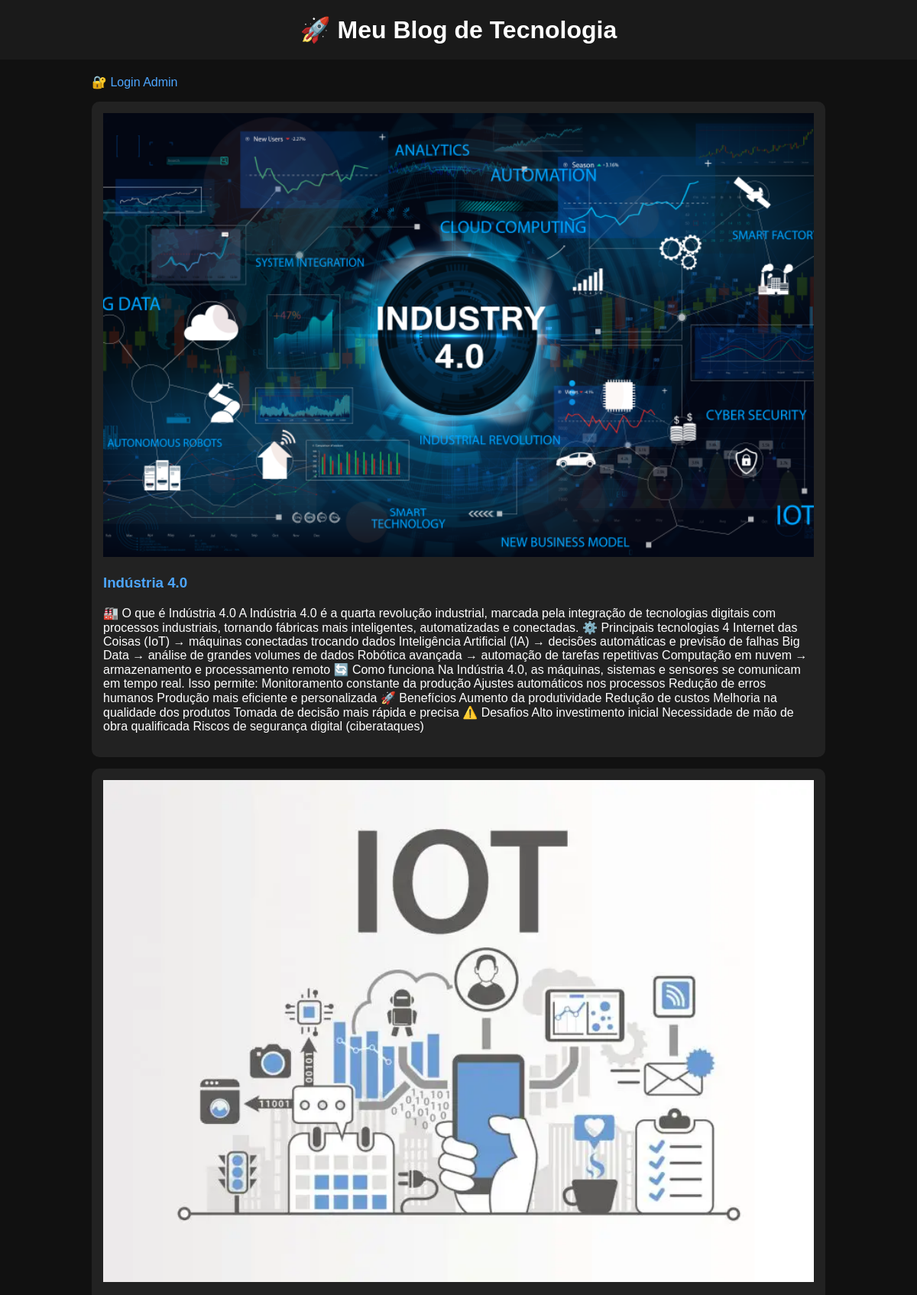
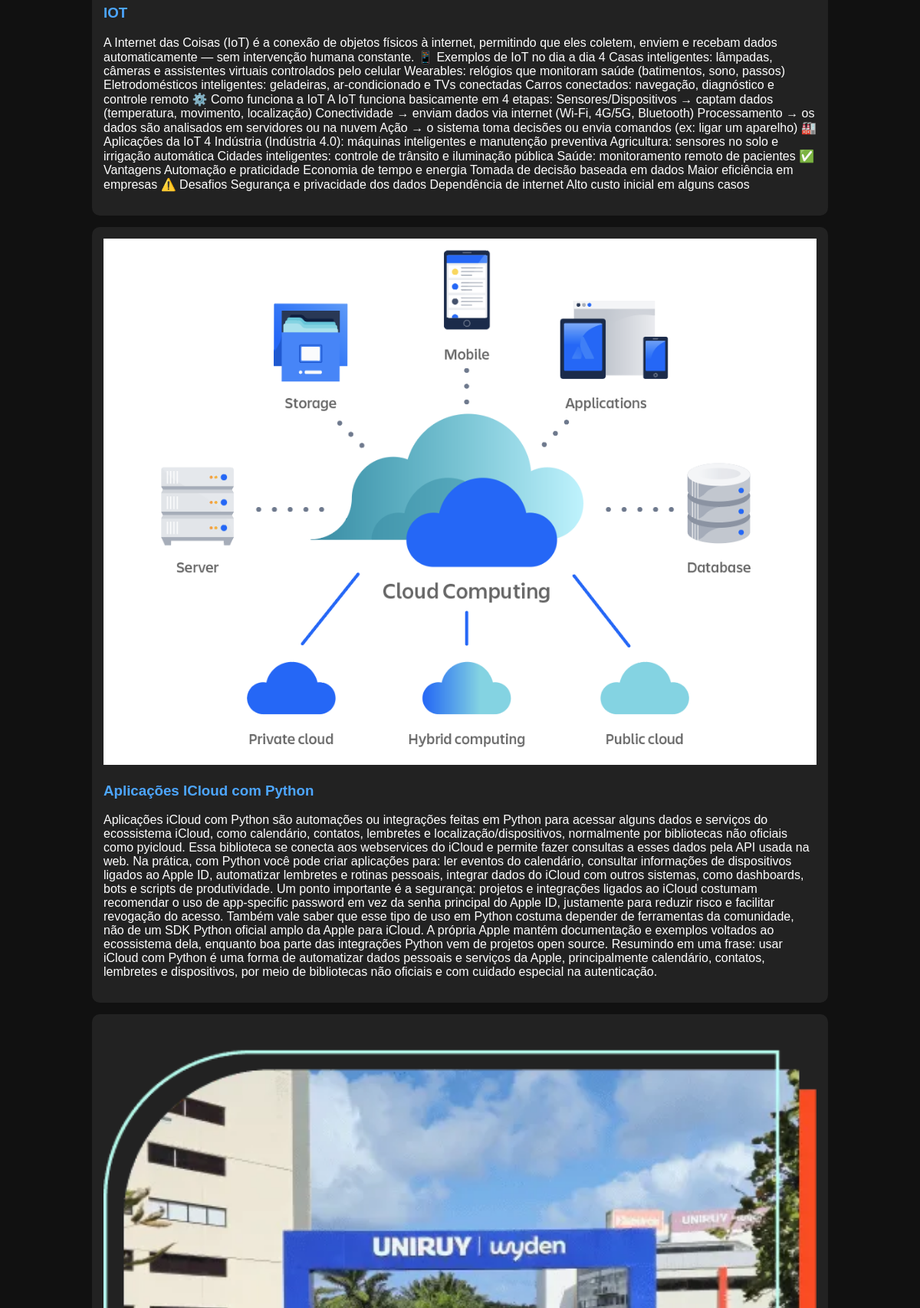
The page / (upper part) on the database its author committed (2 pictures, top to bottom).
### app.py (models this page shows)
class Post(db.Model):
    id = db.Column(db.Integer, primary_key=True)
    titulo = db.Column(db.String(100), nullable=False)
    conteudo = db.Column(db.Text, nullable=False)
    imagem = db.Column(db.String(200), nullable=False)

### app.py (the view)
@app.route("/")
def home():
    posts = Post.query.order_by(Post.id.desc()).all()
    return render_template("index.html", posts=posts)

### templates/index.html (shortened to what this page needs)
<!DOCTYPE html>
<html>
<head>
    <link rel="stylesheet" href="{{ url_for('static', filename='css/style.css') }}">
</head>
<body>
    <h1>🚀 Meu Blog de Tecnologia</h1>
    <div class="container">
        {% if session.get('admin_logado') %}
            <p>
                <a href="/novo">➕ Criar novo post</a> |
                <a href="/logout">🚪 Sair</a>
            </p>
        {% else %}
            <p><a href="/login">🔐 Login Admin</a></p>
        {% endif %}
        {% for post in posts %}
            <div class="post">
                <img src="{{ url_for('static', filename=post.imagem) }}" width="100%">
                <h3>
                    <a href="/post/{{ post.id }}">{{ post.titulo }}</a>
                </h3>
                <p>{{ post.conteudo }}</p>
            </div>
        {% endfor %}
    </div>
</body>
</html>

### static/css/style.css (style rules this page uses)
body { font-family: Arial, sans-serif; background-color: #111111; color: white; margin: 0; padding: 0; }
h1 { text-align: center; padding: 20px; background: #1a1a1a; margin: 0; }
.container { width: 80%; margin: auto; margin-top: 20px; }
.post { background: #222222; padding: 15px; margin-bottom: 15px; border-radius: 10px; transition: 0.3s; }
a { color: #4da6ff; text-decoration: none; }

### rows shown on the page
Post: imagem (picture), titulo "Indústria 4.0", conteudo "🏭 O que é Indústria 4.0 A Indústria 4.0 é a quarta revolução industrial, marcada pela integração de tecnologias digitais com processos industriais, tornando fábricas mais inteligentes, automatizadas e conectadas. ⚙️ Principais tecnologias 4 Internet das Coisas (IoT) → máquinas conectadas trocando dados Inteligência Artificial (IA) → decisões automáticas e previsão de falhas Big Data → análise de grandes volumes de dados Robótica avançada → automação de tarefas repetitivas Computação em nuvem → armazenamento e processamento remoto 🔄 Como funciona Na Indústria 4.0, as máquinas, sistemas e sensores se comunicam em tempo real. Isso permite: Monitoramento constante da produção Ajustes…"
Post: imagem (picture), titulo "IOT", conteudo "A Internet das Coisas (IoT) é a conexão de objetos físicos à internet, permitindo que eles coletem, enviem e recebam dados automaticamente — sem intervenção humana constante. 📱 Exemplos de IoT no dia a dia 4 Casas inteligentes: lâmpadas, câmeras e assistentes virtuais controlados pelo celular Wearables: relógios que monitoram saúde (batimentos, sono, passos) Eletrodomésticos inteligentes: geladeiras, ar-condicionado e TVs conectadas Carros conectados: navegação, diagnóstico e controle remoto ⚙️ Como funciona a IoT A IoT funciona basicamente em 4 etapas: Sensores/Dispositivos → captam dados (temperatura, movimento, localização) Conectividade → enviam dados via internet (Wi-Fi, 4G/5G,…"
Post: imagem (picture), titulo "Aplicações ICloud com Python", conteudo "Aplicações iCloud com Python são automações ou integrações feitas em Python para acessar alguns dados e serviços do ecossistema iCloud, como calendário, contatos, lembretes e localização/dispositivos, normalmente por bibliotecas não oficiais como pyicloud. Essa biblioteca se conecta aos webservices do iCloud e permite fazer consultas a esses dados pela API usada na web. Na prática, com Python você pode criar aplicações para: ler eventos do calendário, consultar informações de dispositivos ligados ao Apple ID, automatizar lembretes e rotinas pessoais, integrar dados do iCloud com outros sistemas, como dashboards, bots e scripts de produtividade. Um ponto importante é a segurança: projetos e…"
Post: imagem (picture)
